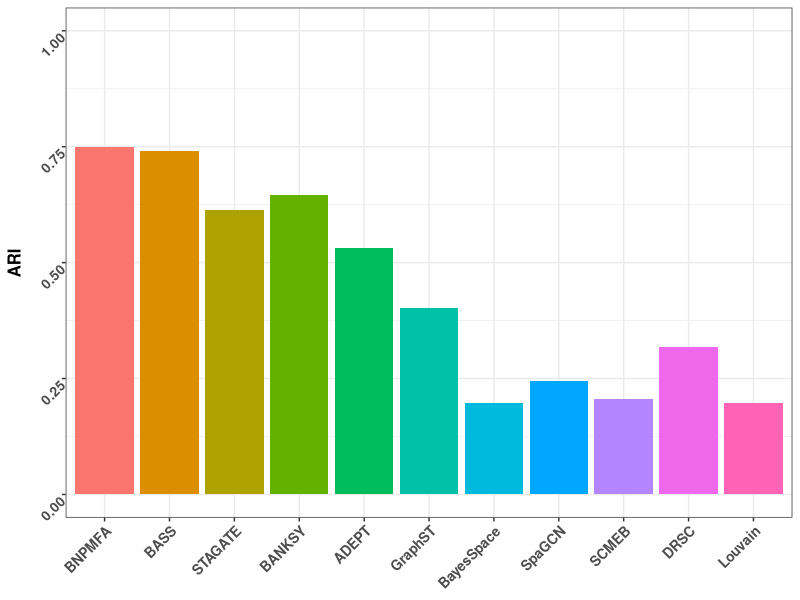

This chart was generated by the following R code:
ARI_mat = read.csv("application/STARmap/ARI_summary.csv",row.names = 1)
ARI = as.data.frame(ARI_mat)
library(reshape2)
ARI_long = melt(ARI)
colnames(ARI_long) = c("Method", "ARI")
ARI_long$Method = factor(ARI_long$Method, levels = c("BNPMFA", "BASS", "STAGATE", "BANKSY", "ADEPT", "GraphST" , "BayesSpace", "SpaGCN", "SCMEB", "DRSC", "Louvain" ))

ARI_mean = aggregate(ARI_long[,2], list(ARI_long$Method), mean)
colnames(ARI_mean) = c("Method", "ARI")



library(ggplot2)
plot_box = ggplot(data = ARI_mean, aes(x=Method, y=ARI, fill = Method)) + #geom_violin(trim = F) +
  geom_bar(stat = "identity") +
  #geom_hline(yintercept = mean(ARI[,1]), color = "red", linetype = "dashed", linewidth=1) + 
  theme_bw() +
  #ggtitle(paste0("Mean Neighborhood Distance")) +
  theme(
    #plot.title = element_text(face="bold", hjust = 0.5, size = 10),
    axis.title.y = element_text(size = 12,face = "bold"),
    axis.title.x = element_blank(),
    legend.title = element_text(size = 10,face = "bold"),
    axis.text = element_text(size = 10, face = "bold", angle = 45, hjust=1, vjust=1),
    #axis.text = element_text(size = 8, face = "bold"),
    legend.position="none") + ylim(c(0,1))

ggsave(plot_box, filename = "reproduce/img/Figure4b.jpg", width = 4, height = 4, units = "in")
